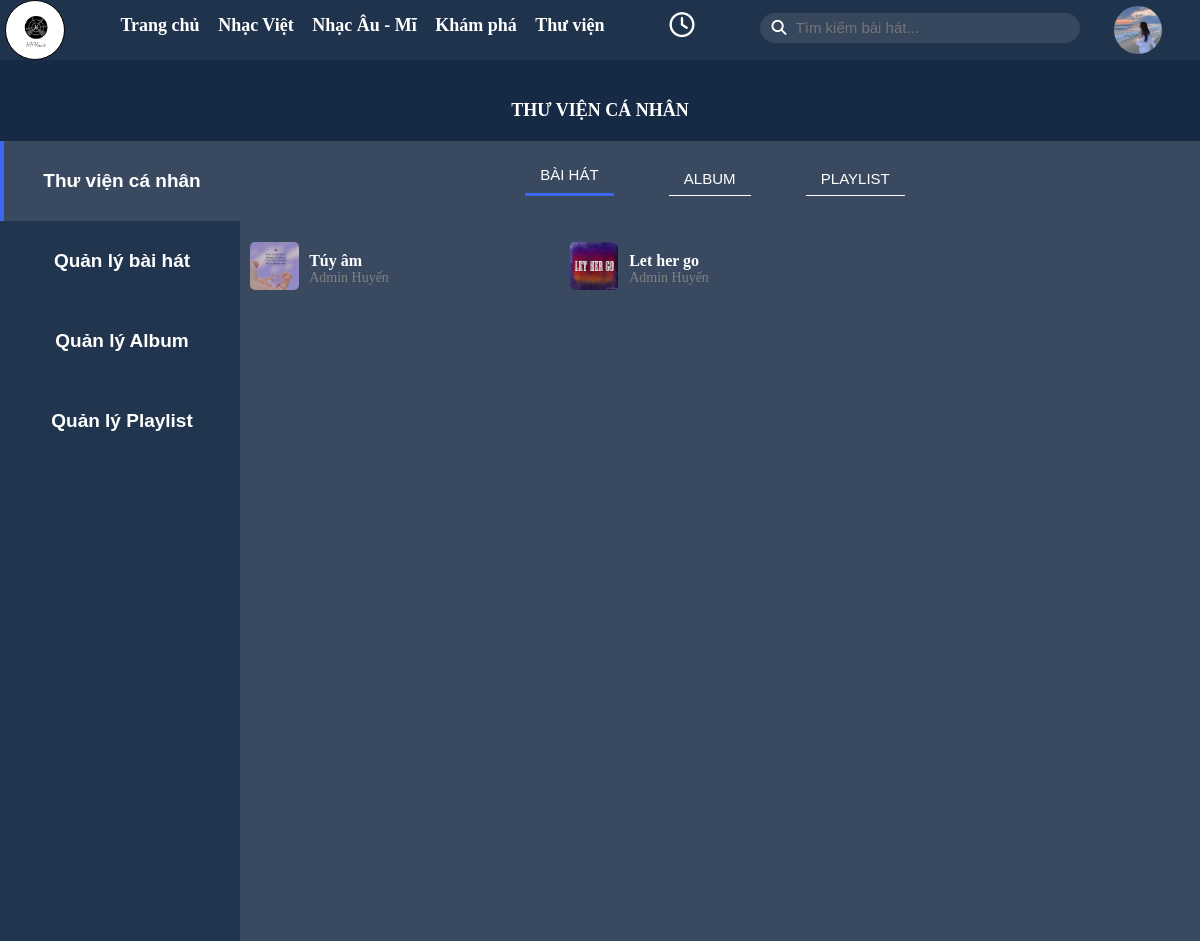
Screenshot of /library.php (signed in) with the database file from the repository.
### tables this page shows
CREATE TABLE `tbl_song` (
  `song_id` int(11) NOT NULL,
  `user_id` int(11) NOT NULL,
  `category_id` int(11) NOT NULL,
  `song_name` varchar(255) NOT NULL,
  `song_image` varchar(255) NOT NULL,
  `file_path` varchar(255) NOT NULL,
  `listen_count` int(11) DEFAULT 0,
  `lyrics` varchar(5000) DEFAULT NULL,
  `privacy` varchar(10) DEFAULT 'public',
  `create_at` date DEFAULT current_timestamp(),
  `slug_song` varchar(255) NOT NULL
);

CREATE TABLE `tbl_user` (
  `user_id` int(11) NOT NULL,
  `fullName` varchar(255) NOT NULL,
  `email` varchar(255) NOT NULL,
  `password` varchar(255) NOT NULL,
  `description` varchar(255) DEFAULT NULL,
  `userimage` varchar(255) DEFAULT NULL,
  `slug` varchar(255) NOT NULL,
  `role` varchar(255) DEFAULT 'user'
);

### lib/database.php (called while the page is built, shortened)
<?php
class Database
{
    public $host = DB_HOST;
    public $user = DB_USER;
    public $pass = DB_PASS;
    public $dbname = DB_NAME;
    public $conn;
    private function connectDB()
    {
        $this->conn = new mysqli(
            $this->host,
            $this->user,
            $this->pass,
            $this->dbname
        );
    }
    public function select($query)
    {
        $result = $this->conn->query($query) or
            die($this->conn->error . __LINE__);
        if ($result->num_rows > 0) {
            return $result;
        } else {
            return false;
        }
    }
}
?>

### class/frontendClass.php (called while the page is built, shortened)
<?php
include(__DIR__ . "/../lib/database.php");
?>
<?php
class FrontEnd
{
    private $db;
    public function __construct()
    {
        $this->db = new Database();
    }
    public function show_song_allsong_user($user_id)
    {
        $query = "SELECT *, us.fullName AS authorSong
                FROM tbl_song s
                JOIN tbl_user us ON s.user_id = us.user_id
                WHERE s.user_id = '$user_id'";
        $result = $this->db->select($query);
        return $result;
    }
}
?>

### config/format.php (called while the page is built, shortened)
<?php
class Format
{
    public function textShorten($text, $limit)
    {
        return $text;
    }
}

### library.php (the view, shortened to what this page needs)
<?php
include('./inc/header.php');
if (isset($_SESSION['user_id'])) {
    $user_id = $_SESSION['user_id'];
    $show_song_allsong_user = $frontend->show_song_allsong_user($user_id);
}
                ?>
<link rel="stylesheet" href="./css/main.css">
<link rel="stylesheet" href="./css/user.css">
<link rel="stylesheet" href="./css/home.css">
<div class="title lib-title">THƯ VIỆN CÁ NHÂN</div>
<?php
if (!isset($_SESSION['user_id'])) {
    echo '<div style="color: white; text-align: center; margin-top: 150px; font-size: 22px;">Vui lòng <a href="login.php" style="color:red">đăng nhập</a> trước</div>';
} else {
    ?>
    <div class="mainBox libMain">
        <div class="lib-side-bar">
            <button class="lib-tab-btn active" onclick="libTab(event, 'lib-tab-1')">Thư viện cá nhân</button>
            <button class="lib-tab-btn" onclick="libTab(event, 'lib-tab-2')">Quản lý bài hát</button>
            <button class="lib-tab-btn" onclick="libTab(event, 'lib-tab-3')">Quản lý Album</button>
            <button class="lib-tab-btn" onclick="libTab(event, 'lib-tab-4')">Quản lý Playlist</button>
        </div>
        <div class="lib-tab-content" style="display: block;" id="lib-tab-1">
            <div class="new-release-tab" style="width: 50%; display: flex;">
                <button class="tab-link" onclick="openTab(event, 'tab1')">BÀI HÁT</button>
                <button class="tab-link" onclick="openTab(event, 'tab2')">ALBUM</button>
                <button class="tab-link" onclick="openTab(event, 'tab3')">PLAYLIST</button>
            </div>
            <div class="tab-content" id="tab1">
                <div class="tab-flex">
                    <div class="song-container">
                        <?php
                        if ($show_song_allsong_user) {
                            while ($resultSong = $show_song_allsong_user->fetch_assoc()) {
                                ?>
                                <div class="recommend-song" data-id="<?php echo $resultSong['song_id'] ?>">
                                    <div class="recommend-cover">
                                        <img src="./admin/upload/images/imagesong/<?php echo $resultSong['song_image'] ?>" alt="">
                                    </div>
                                    <div class="recommend-name">
                                        <div class="song-name"><?php echo $format->textShorten($resultSong['song_name'], 25) ?>
                                        </div>
                                        <div class="author-name"><a
                                                href="otheruser.php?user_id=<?php echo $resultSong['user_id'] ?>"><?php echo $resultSong['authorSong'] ?></a>
                                        </div>
                                    </div>
                                </div>
                                <?php
                            }
                        }
                        ?>
                    </div>
                </div>
            </div>
        </div>
    </div>
    <?php
}
?>
</div>
</body>
</html>

### css/main.css (style rules this page uses)
:root { --header-color: rgba(34, 53, 78, 0.9); --body-color: rgb(22, 42, 69); --sidebar-color: rgb(34, 53, 78); --btn-activeColor: rgb(66, 158, 255); }
* { padding: 0; margin: 0; box-sizing: border-box; }
.song-container, .album-container, .playlist-container, .boxtest-container, .tab-flex { display: flex; flex-flow: row wrap; padding: 10px 0 10px 15px; }
.recommend-song { position: relative; height: 80px; width: 320px; border-radius: 5px; display: flex; padding: 10px; align-items: center; }
.recommend-cover { position: relative; border-radius: 5px; overflow: hidden; width: 50px; }
.recommend-cover img { height: 80%; }
.recommend-name { width: 55%; margin-left: 10px; }
.song-name { color: white; font-weight: bold; }
.author-name a { padding-top: 5px; color: gray; font-size: 14px; text-decoration: none; }
.title { color: white; font-size: 40px; font-weight: bold; padding-top: 100px; width: 70%; }
.song-name { font-weight: 600; margin-top: 5px; }

### css/user.css (style rules this page uses)
.lib-title { text-align: center; padding-top: 0; font-size: 18px; margin: auto; }
.libMain { display: flex; width: 100%; margin-top: 20px; padding: 0; }
.lib-side-bar { display: flex; flex-direction: column; background-color: rgb(34, 53, 78); margin-top: 0px; width: 20%; height: 100vh; }
.new-release-tab { margin: 20px auto; justify-content: space-evenly; }
.new-release-tab button { background-color: transparent; border: 1px solid rgb(46, 64, 88); border-radius: 20px; outline: none; cursor: pointer; padding: 5px 15px; color: white; width: 100px; margin-right: 10px; font-size: 12px; }
.new-release-tab button.active { background-color: rgb(59, 104, 239); border: none; }
.lib-side-bar button { width: 100%; line-height: 80px; color: white; background-color: transparent; border: none; outline: none; cursor: pointer; font-size: 19px; font-weight: bold; border-left: 4px solid transparent; margin: 0; }
.lib-side-bar button.active { background-color: rgb(57, 74, 96); border-left: 4px solid rgb(59, 104, 239); }
.lib-tab-content { width: 80%; height: 100vh; background-color: rgb(57, 74, 96); display: none; margin: 0; }
.lib-tab-content .tab-link { border: none; border-bottom: 1px solid white; font-size: 15px; width: auto; border-radius: 0; }
.lib-tab-content .tab-link.active { background-color: transparent; border-bottom: 3px solid rgb(59, 104, 239); padding-bottom: 10px; }
.lib-tab-content .tab-content { border: none; height: 70%; width: 80%; margin: auto; }
.song-container { padding: 0 !important; }
.tab-content .recommend-song { margin-top: 10; }

### css/home.css (style rules this page uses)
:root { --header-color: rgb(34, 53, 78, 0.9); --body-color: rgb(22, 42, 69); --hoverSong-color: rgb(69, 90, 116); }

### library.php (style rules this page uses)
.tab-flex { padding: 0 !important; }
.tab-content { width: 100% !important; }

### rows the page displays
tbl_song: song_image (picture), song_name "Túy âm", user.fullName "Admin Huyến"
tbl_song: song_image (picture), song_name "Let her go", user.fullName "Admin Huyến"
